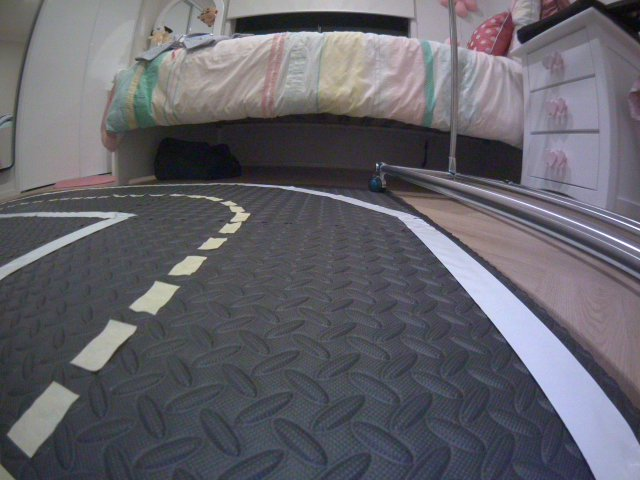
#> input picture packages/my_lane_detector/src/image.png, 640 x 480 px
$ python image.py
#> lines starting #> are read from the running program, lines starting #| are printed output that depends on the picture; after the words box and inside, x2 and y2 are one past the last pixel; in counts of white or black regions, pixels touching at a corner belong together
#!/usr/bin/env python3

import cv2
import numpy as np

# Load the saved image
image_path = "image.png"  # Replace with your actual file name
img = cv2.imread(image_path)
#> img is the input picture: shape (480, 640, 3); mean B, G, R 105.9, 98.6, 99.6
assert img is not None, "Image not found. Check the file name and path."

# Convert to grayscale for Canny
gray = cv2.cvtColor(img, cv2.COLOR_BGR2GRAY)
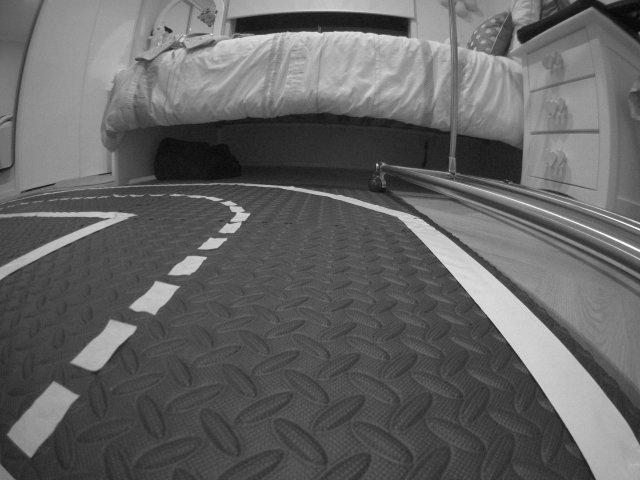
#> gray: shape (480, 640); min 5, max 253, mean 99.7

### Step 1: Canny Edge Detection ###
canny_thresholds = [(50, 150), (100, 200), (150, 250)]
for low, high in canny_thresholds:
    edges = cv2.Canny(gray, low, high)
    cv2.imwrite(f"canny_{low}_{high}.png", edges)
#> this loop made 3 passes
#> pass 1, `edges = cv2.Canny(gray, low, high)`:
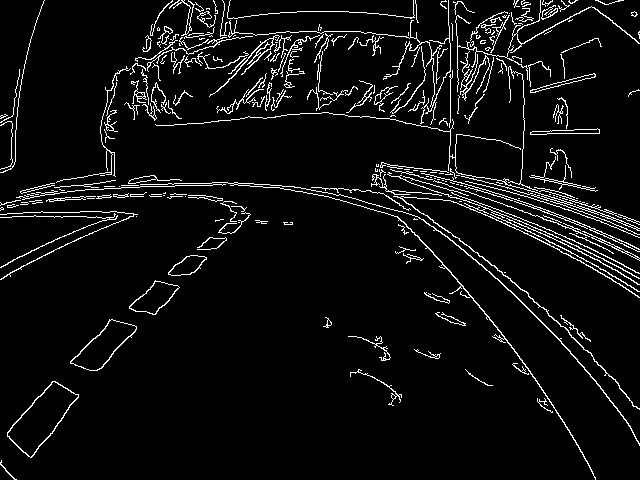
#> edges: shape (480, 640); 5.7% white in thin lines or dots

### Step 2: Hough Transform with varying thresholds ###
edges_for_hough = cv2.Canny(gray, 100, 200)  # Pick one edge map
hough_thresholds = [30, 50, 70]
for h_thresh in hough_thresholds:
    output = img.copy()
    lines = cv2.HoughLinesP(edges_for_hough, 1, np.pi / 180, threshold=h_thresh,
                            minLineLength=50, maxLineGap=10)
    if lines is not None:
        for line in lines:
            x1, y1, x2, y2 = line[0]
            cv2.line(output, (x1, y1), (x2, y2), (0, 0, 255), 2)
    cv2.imwrite(f"hough_thresh_{h_thresh}.png", output)
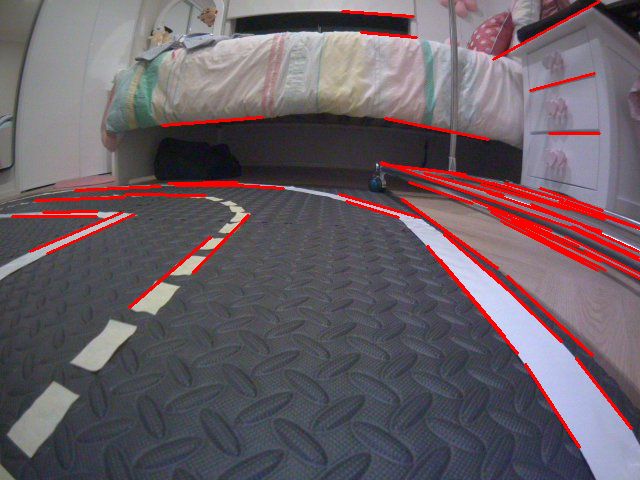
#> output: shape (480, 640, 3); mean B, G, R 100.9, 94, 105.5

### Step 3: HSV vs RGB Yellow Detection ###
# HSV yellow mask
hsv = cv2.cvtColor(img, cv2.COLOR_BGR2HSV)
#> hsv: shape (480, 640, 3); mean H, S, V 106.6, 33.7, 108.7
lower_yellow = np.array([20, 10, 120])
upper_yellow = np.array([60, 120, 255])
yellow_hsv = cv2.inRange(hsv, lower_yellow, upper_yellow)
#> yellow_hsv: shape (480, 640); 2.6% white; 171 white regions (131 under 20 px), largest, box (x1, y1, x2, y2) and area: (316, 33, 363, 111) 1414, (82, 321, 136, 370) 820, (133, 281, 180, 313) 754
yellow_hsv_result = cv2.bitwise_and(img, img, mask=yellow_hsv)
cv2.imwrite("yellow_hsv.png", yellow_hsv_result)

lower_yellow_rgb = np.array([170, 170, 170])
upper_yellow_rgb = np.array([210, 220, 210])
yellow_rgb = cv2.inRange(img, lower_yellow_rgb, upper_yellow_rgb)
#> yellow_rgb: shape (480, 640); 3.7% white; 371 white regions (331 under 20 px), largest, box (x1, y1, x2, y2) and area: (194, 32, 358, 90) 2025, (250, 0, 408, 15) 1680, (23, 212, 134, 264) 1059
yellow_rgb_result = cv2.bitwise_and(img, img, mask=yellow_rgb)
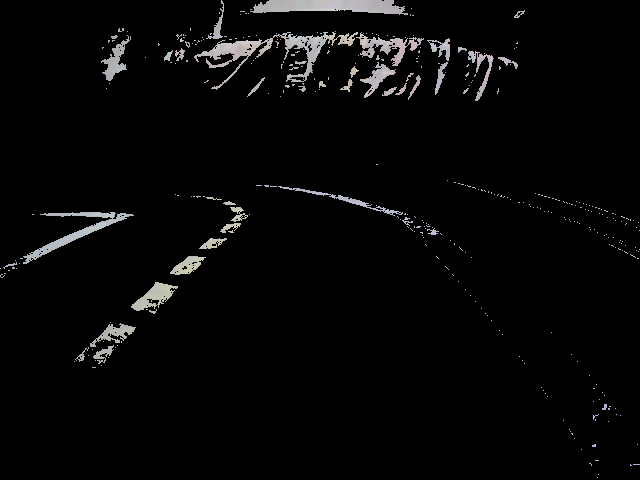
#> yellow_rgb_result: shape (480, 640, 3); mean B, G, R 6.8, 6.8, 6.8
cv2.imwrite("yellow_rgb.png", yellow_rgb_result)


### Step 4: Lighting Condition Test ###
# Simulate darker and brighter images
dark_img = cv2.convertScaleAbs(img, alpha=0.75, beta=10)     # Not too dark
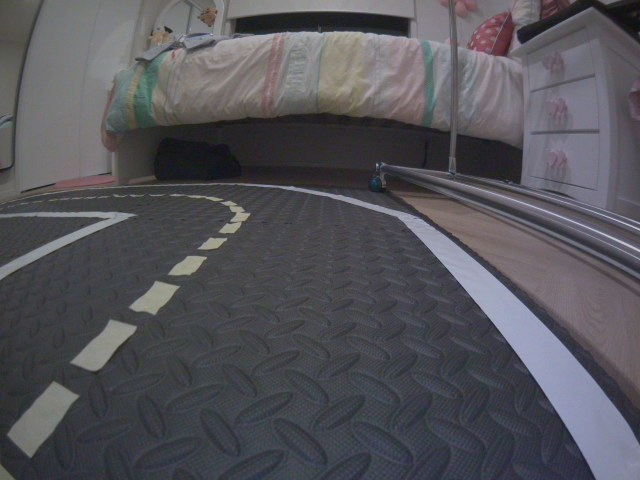
#> dark_img: shape (480, 640, 3); mean B, G, R 89.5, 84, 84.7
bright_img = cv2.convertScaleAbs(img, alpha=1.25, beta=10)  # Not too bright
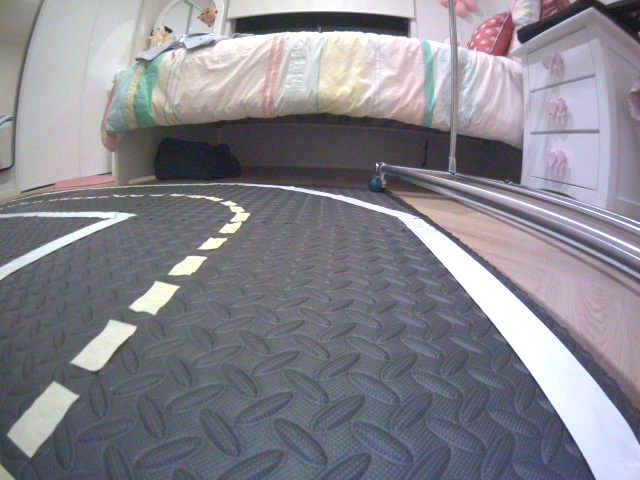
#> bright_img: shape (480, 640, 3); mean B, G, R 140.8, 132.9, 134.4

# Use same HSV yellow detection
for variant_name, variant in [("dark", dark_img), ("bright", bright_img)]:
    hsv_variant = cv2.cvtColor(variant, cv2.COLOR_BGR2HSV)
    yellow_mask = cv2.inRange(hsv_variant, lower_yellow, upper_yellow)
    result = cv2.bitwise_and(variant, variant, mask=yellow_mask)
    cv2.imwrite(f"lighting_{variant_name}.png", result)
#> this loop made 2 passes
#> variant_name on passes 1 to 2: 'dark', 'bright'
#> pass 1, `result = cv2.bitwise_and(variant, variant, mask=yellow_mask)`:
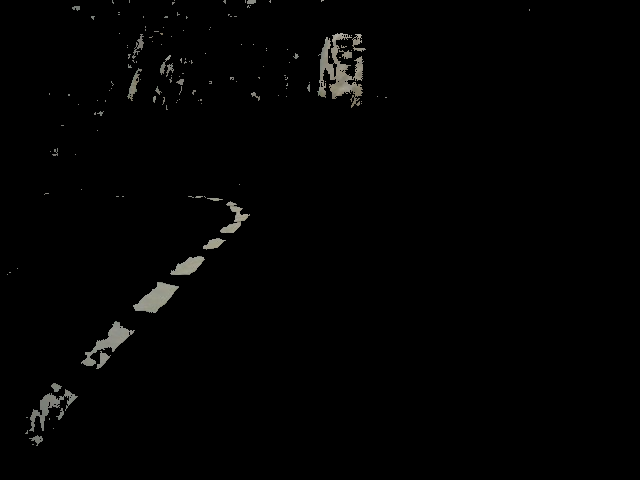
#> result: shape (480, 640, 3); mean B, G, R 2.4, 2.6, 2.6
